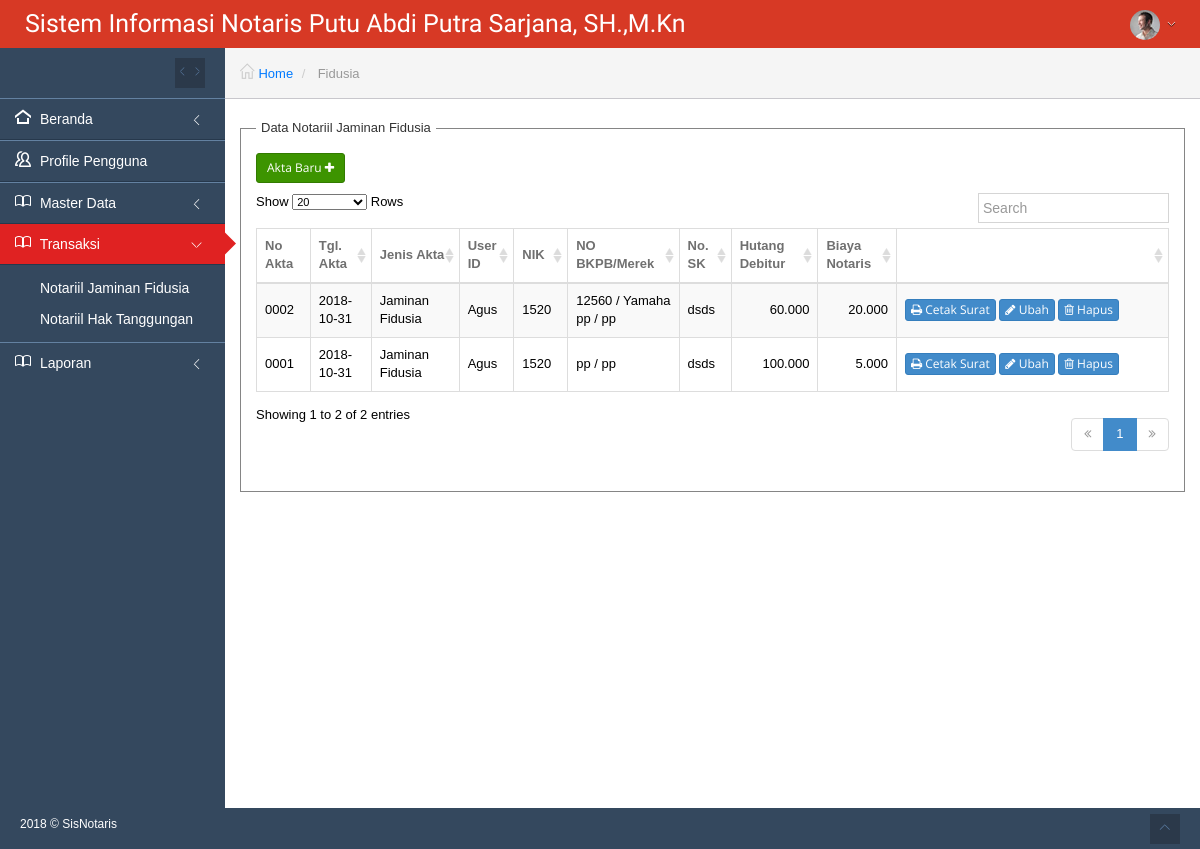
Page /index.php?page=fidusia (signed in) on the committed database.
### tables this page shows
CREATE TABLE `tb_fidusia` (
  `id_fidusia` int(11) NOT NULL AUTO_INCREMENT,
  `noaktajamfud` varchar(20) NOT NULL,
  `id_user` int(11) NOT NULL,
  `nosk` varchar(20) NOT NULL,
  `nik` varchar(20) NOT NULL,
  `jnsakta` varchar(20) NOT NULL,
  `tglakta` varchar(20) NOT NULL,
  `hutangdebitur` int(20) NOT NULL,
  `biayanot` int(20) NOT NULL,
  PRIMARY KEY (`id_fidusia`)
);

CREATE TABLE `tb_user` (
  `id_user` int(11) NOT NULL AUTO_INCREMENT,
  `no_user` varchar(3) DEFAULT NULL,
  `nama_user` varchar(100) NOT NULL,
  `hak_akses` enum('Admin','Notaris') NOT NULL,
  `no_telp` varchar(15) NOT NULL,
  `alamat` varchar(30) NOT NULL,
  `nama_pengguna` varchar(20) NOT NULL,
  `kata_sandi` varchar(64) NOT NULL,
  `email` varchar(64) NOT NULL,
  PRIMARY KEY (`id_user`)
);

CREATE TABLE `tb_fidusia_detil` (
  `id_detil` int(11) NOT NULL AUTO_INCREMENT,
  `id_fidusia` int(5) DEFAULT NULL,
  `id_bpkb` int(11) DEFAULT NULL,
  PRIMARY KEY (`id_detil`)
);

CREATE TABLE `tb_bpkb` (
  `id_bpkb` int(11) NOT NULL AUTO_INCREMENT,
  `nobpkb` varchar(20) NOT NULL,
  `id_user` int(11) NOT NULL,
  `kat_object` varchar(200) NOT NULL,
  `merek` varchar(20) NOT NULL,
  `tipe` varchar(20) NOT NULL,
  `norangka` varchar(20) NOT NULL,
  `nomesin` varchar(20) NOT NULL,
  `namapemilik` varchar(200) NOT NULL,
  `photo` varchar(200) DEFAULT NULL,
  PRIMARY KEY (`id_bpkb`)
);

### views/fidusia.php (the view, shortened to what this page needs)
<?php
$data=mysqli_query($con,"select tb_fidusia.*, tb_user.* from tb_fidusia,tb_user
where  tb_fidusia.id_user=tb_user.id_user order by tb_fidusia.id_fidusia desc");
?>
<div class="col-md-12" style="margin-top:20px;">
			<fieldset>
				<legend>Data Notariil Jaminan Fidusia</legend>
				<a href="views/fidusia_form.php" data-toggle="ajaxModal"  class="btn btn-sm btn-green">Akta Baru <i class="fa fa-plus"></i></a>
				<table class="table table-striped table-bordered table-hover" id="sample_1">
					<thead>
						<tr>
							<th>No Akta</th>
							<th>Tgl. Akta</th>
							<th>Jenis Akta</th>
							<th>User ID</th>
							<th>NIK</th>
							<th>NO BKPB/Merek</th>
							<th>No. SK</th>
							<th>Hutang Debitur</th>
							<th>Biaya Notaris</th>
							<th width="250;"></th>
						</tr>
					</thead>
					<tbody>
						<?php
						while ($hasildata = mysqli_fetch_array($data))
						{
							?>
							<tr>
								<td><?php echo $hasildata['noaktajamfud'];?></td>
								<td><?php echo $hasildata['tglakta'];?></td>
								<td><?php echo $hasildata['jnsakta'];?></td>
								<td><?php echo $hasildata['nama_pengguna'];?></td>
								<td><?php echo $hasildata['nik'];?></td>
								<td>
								<?php
								$databpkb=mysqli_query($con,"select tb_fidusia_detil.*, tb_bpkb.* from tb_fidusia_detil,tb_bpkb
								where tb_fidusia_detil.id_bpkb=tb_bpkb.id_bpkb and tb_fidusia_detil.id_fidusia='$hasildata[id_fidusia]'");
								while ($listdatabpkb = mysqli_fetch_array($databpkb))
								{
								?>
								<?php echo $listdatabpkb['nobpkb'];?> / <?php echo $listdatabpkb['merek'];?><br>
								<?php } ?>
								</td>
								<td><?php echo $hasildata['nosk'];?></td>
								<td align="right"><?php echo number_format($hasildata['hutangdebitur'] ,0,',','.')?></td>
								<td align="right"><?php echo number_format($hasildata['biayanot'] ,0,',','.')?></td>
								<td>
									<a class="btn btn-xs btn-primary" href="print_fidusia.php?id=<?php echo $hasildata['id_fidusia'];?>" target="_new"><i class="fa fa-print"></i> Cetak Surat</a>
									<a class="btn btn-xs btn-primary" id="add" href="views/fidusia_form.php?id=<?php echo $hasildata['id_fidusia'];?>" data-toggle="ajaxModal"><i class="fa fa-pencil"></i> Ubah</a>
									<a class="btn btn-xs btn-primary" href="javascript: hapusdata('<?php echo $hasildata['id_fidusia'];?>')"><i class="fa fa-trash-o"></i> Hapus</a>
								</td>
							</tr>
							<?php
						}
						?>
					</tbody>
				</table>
			</fieldset>
</div>

### assets/css/theme_navy.css (style rules this page uses)
body, .main-container, .footer, .main-navigation, ul.main-navigation-menu > li > ul.sub-menu, .navigation-small ul.main-navigation-menu > li > ul.sub-menu { background-color: #34485e !important; }

### index.php (style rules this page uses)
legend { display: block; width: auto; padding: 0 5px; margin-bottom: 0; font-size: inherit; line-height: inherit; border: auto; border-bottom: none; }
fieldset { border: 1px groove threedface; padding: 15px 15px 15px 15px; border-color: #858585; }

### rows in the picture
tb_fidusia: noaktajamfud "0002", tglakta "2018-10-31", jnsakta "Jaminan Fidusia", id_user.nama_pengguna "Agus", nik "1520", nosk "dsds", hutangdebitur "60.000", biayanot "20.000"
tb_fidusia_detil: id_bpkb.nobpkb "12560", id_bpkb.merek "Yamaha"
tb_fidusia_detil: id_bpkb.nobpkb "pp", id_bpkb.merek "pp"
tb_fidusia: noaktajamfud "0001", tglakta "2018-10-31", jnsakta "Jaminan Fidusia", id_user.nama_pengguna "Agus", nik "1520", nosk "dsds", hutangdebitur "100.000", biayanot "5.000"
tb_fidusia_detil: id_bpkb.nobpkb "pp", id_bpkb.merek "pp"

### other values in the picture
$bukaBe "Fidusia"
